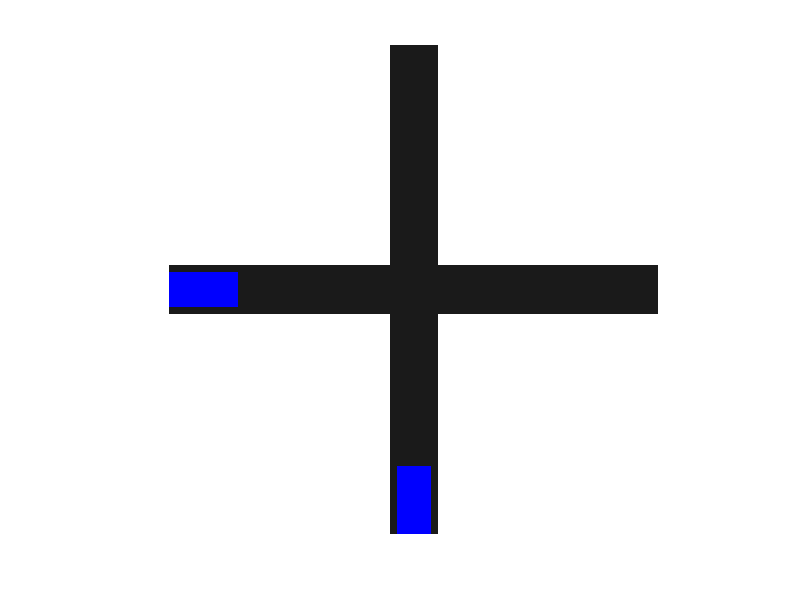

This chart was generated by the following MATLAB code: (Note: this script raises an error after producing the figure.)
figure('Color',[0 0 0]);
hold on;
axis equal off;

% --- 1. Setup Map ---
map_size = 60;
road_width = 6;
center = map_size / 2;
xlim([0 map_size]);
ylim([0 map_size]);

% Intersection Zone
int_start = center - (road_width/2);
int_end   = center + (road_width/2);

% Draw Roads
rectangle('Position', [int_start, 0, road_width, map_size], ...
          'FaceColor', [0.1 0.1 0.1], 'EdgeColor', 'none');
rectangle('Position', [0, int_start, map_size, road_width], ...
          'FaceColor', [0.1 0.1 0.1], 'EdgeColor', 'none');

% --- 2. Setup Cars ---
car_w = 0.7 * road_width;
car_l = 2 * car_w;

% Car 1 (Bottom)
c1_x = center - (car_w/2); c1_y = 0;
hCar1 = rectangle('Position', [c1_x, c1_y, car_w, car_l], ...
                  'FaceColor', 'b', 'EdgeColor', 'none');

% Car 2 (Left)
c2_x = 0; c2_y = center - (car_w/2);
hCar2 = rectangle('Position', [c2_x, c2_y, car_l, car_w], ...
                  'FaceColor', 'b', 'EdgeColor', 'none');

% --- 3. RANDOM START LOGIC ---
% We set a "Danger Delay". 
% 0.8 seconds is short enough that they WOULD crash if no one stopped,
% but long enough that one is clearly ahead of the other.
danger_delay = 0.8; 

if rand > 0.5
    % Case A: Bottom Car goes first
    start_time_1 = 0;
    start_time_2 = danger_delay;
    title('Priority: Bottom Car (Vertical)', 'Color', 'w');
else
    % Case B: Left Car goes first
    start_time_1 = danger_delay;
    start_time_2 = 0;
    title('Priority: Left Car (Horizontal)', 'Color', 'w');
end

% --- 4. Simulation Loop ---
velocity = 15;
dt = 0.05;
sim_time = 0;

% Stop Lines (Safety buffer before entering intersection)
stop_line = int_start - car_l - 1; 

while (c1_y < map_size) || (c2_x < map_size)
    sim_time = sim_time + dt;
    
    % --- COLLISION AVOIDANCE SENSORS ---
    
    % Is the car physically occupying the intersection?
    % (Position > Start AND Position < End + Safety Buffer)
    c1_in_intersection = (c1_y > int_start - 1) && (c1_y < int_end + 2);
    c2_in_intersection = (c2_x > int_start - 1) && (c2_x < int_end + 2);
    
    % --- Move Car 1 (Vertical) ---
    if sim_time > start_time_1
        % Logic: If I am at the stop line AND the other car is in the way...
        at_stop = (c1_y >= stop_line) && (c1_y < int_start);
        
        if at_stop && c2_in_intersection
            % STOP! (Do not add velocity)
        else
            c1_y = c1_y + (velocity * dt);
        end
    end
    
    % --- Move Car 2 (Horizontal) ---
    if sim_time > start_time_2
        % Logic: If I am at the stop line AND the other car is in the way...
        at_stop = (c2_x >= stop_line) && (c2_x < int_start);
        
        if at_stop && c1_in_intersection
            % STOP! (Do not add velocity)
        else
            c2_x = c2_x + (velocity * dt);
        end
    end
    
    % Update Graphics
    hCar1.Position = [c1_x, c1_y, car_w, car_l];
    hCar2.Position = [c2_x, c2_y, car_l, car_w];
    
    drawnow;
    pause(dt);
end
hold off;